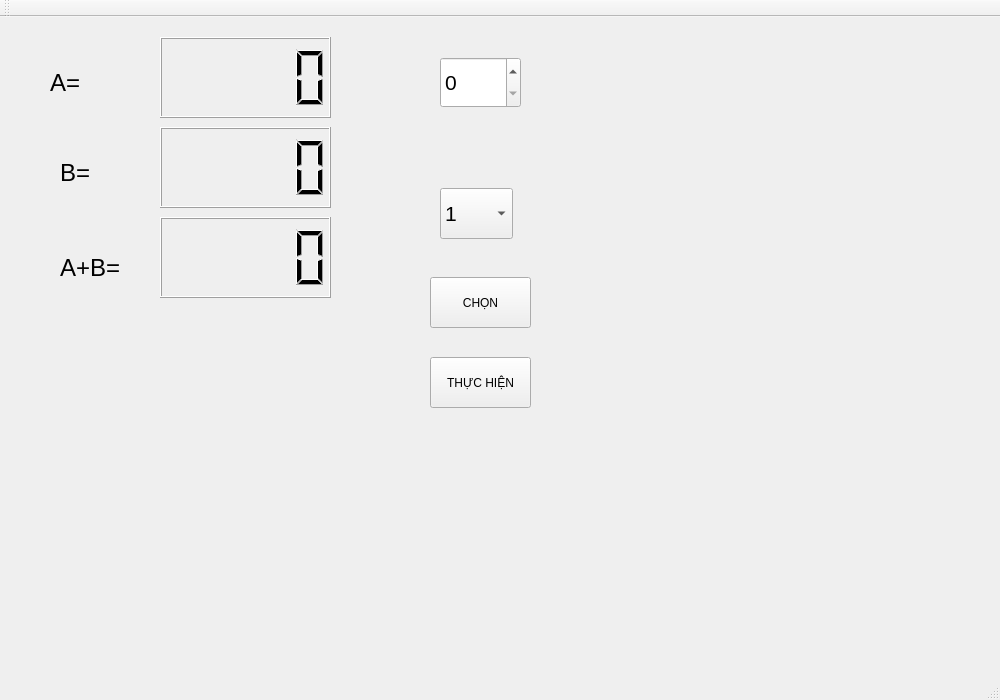
<?xml version="1.0" encoding="UTF-8"?>
<ui version="4.0">
 <class>MainWindow</class>
 <widget class="QMainWindow" name="MainWindow">
  <property name="geometry">
   <rect>
    <x>0</x>
    <y>0</y>
    <width>1000</width>
    <height>700</height>
   </rect>
  </property>
  <property name="windowTitle">
   <string>MainWindow</string>
  </property>
  <widget class="QWidget" name="centralWidget">
   <widget class="QLabel" name="label_a">
    <property name="geometry">
     <rect>
      <x>50</x>
      <y>50</y>
      <width>81</width>
      <height>31</height>
     </rect>
    </property>
    <property name="font">
     <font>
      <pointsize>18</pointsize>
     </font>
    </property>
    <property name="text">
     <string>A=</string>
    </property>
    <property name="textFormat">
     <enum>Qt::PlainText</enum>
    </property>
   </widget>
   <widget class="QLabel" name="label_b">
    <property name="geometry">
     <rect>
      <x>60</x>
      <y>140</y>
      <width>41</width>
      <height>31</height>
     </rect>
    </property>
    <property name="font">
     <font>
      <pointsize>18</pointsize>
     </font>
    </property>
    <property name="text">
     <string>B=</string>
    </property>
   </widget>
   <widget class="QLabel" name="label_AB">
    <property name="geometry">
     <rect>
      <x>60</x>
      <y>230</y>
      <width>61</width>
      <height>41</height>
     </rect>
    </property>
    <property name="font">
     <font>
      <pointsize>18</pointsize>
     </font>
    </property>
    <property name="text">
     <string>A+B=</string>
    </property>
   </widget>
   <widget class="QLCDNumber" name="lcdNumber_a">
    <property name="geometry">
     <rect>
      <x>160</x>
      <y>20</y>
      <width>171</width>
      <height>81</height>
     </rect>
    </property>
   </widget>
   <widget class="QLCDNumber" name="lcdNumber_b">
    <property name="geometry">
     <rect>
      <x>160</x>
      <y>110</y>
      <width>171</width>
      <height>81</height>
     </rect>
    </property>
   </widget>
   <widget class="QLCDNumber" name="lcdNumber_c">
    <property name="geometry">
     <rect>
      <x>160</x>
      <y>200</y>
      <width>171</width>
      <height>81</height>
     </rect>
    </property>
   </widget>
   <widget class="QSpinBox" name="spinBox">
    <property name="geometry">
     <rect>
      <x>440</x>
      <y>40</y>
      <width>81</width>
      <height>51</height>
     </rect>
    </property>
    <property name="font">
     <font>
      <pointsize>16</pointsize>
     </font>
    </property>
   </widget>
   <widget class="QComboBox" name="comboBox">
    <property name="geometry">
     <rect>
      <x>440</x>
      <y>171</y>
      <width>73</width>
      <height>51</height>
     </rect>
    </property>
    <property name="font">
     <font>
      <pointsize>16</pointsize>
     </font>
    </property>
    <item>
     <property name="text">
      <string>1</string>
     </property>
    </item>
    <item>
     <property name="text">
      <string>2</string>
     </property>
    </item>
    <item>
     <property name="text">
      <string>3</string>
     </property>
    </item>
    <item>
     <property name="text">
      <string>4</string>
     </property>
    </item>
    <item>
     <property name="text">
      <string>5</string>
     </property>
    </item>
    <item>
     <property name="text">
      <string>6</string>
     </property>
    </item>
    <item>
     <property name="text">
      <string>7</string>
     </property>
    </item>
    <item>
     <property name="text">
      <string>8</string>
     </property>
    </item>
    <item>
     <property name="text">
      <string>9</string>
     </property>
    </item>
    <item>
     <property name="text">
      <string>11</string>
     </property>
    </item>
    <item>
     <property name="text">
      <string>12</string>
     </property>
    </item>
    <item>
     <property name="text">
      <string>13</string>
     </property>
    </item>
    <item>
     <property name="text">
      <string>14</string>
     </property>
    </item>
   </widget>
   <widget class="QPushButton" name="pushButton_chon">
    <property name="geometry">
     <rect>
      <x>430</x>
      <y>260</y>
      <width>101</width>
      <height>51</height>
     </rect>
    </property>
    <property name="text">
     <string>CHỌN</string>
    </property>
   </widget>
   <widget class="QPushButton" name="pushButton_thuchien">
    <property name="geometry">
     <rect>
      <x>430</x>
      <y>340</y>
      <width>101</width>
      <height>51</height>
     </rect>
    </property>
    <property name="text">
     <string>THỰC HIỆN</string>
    </property>
   </widget>
   <zorder>pushButton_chon</zorder>
   <zorder>label_a</zorder>
   <zorder>label_b</zorder>
   <zorder>label_AB</zorder>
   <zorder>lcdNumber_a</zorder>
   <zorder>lcdNumber_b</zorder>
   <zorder>lcdNumber_c</zorder>
   <zorder>spinBox</zorder>
   <zorder>comboBox</zorder>
   <zorder>pushButton_thuchien</zorder>
  </widget>
  <widget class="QMenuBar" name="menuBar">
   <property name="geometry">
    <rect>
     <x>0</x>
     <y>0</y>
     <width>1000</width>
     <height>26</height>
    </rect>
   </property>
  </widget>
  <widget class="QToolBar" name="mainToolBar">
   <attribute name="toolBarArea">
    <enum>TopToolBarArea</enum>
   </attribute>
   <attribute name="toolBarBreak">
    <bool>false</bool>
   </attribute>
  </widget>
  <widget class="QStatusBar" name="statusBar"/>
 </widget>
 <layoutdefault spacing="6" margin="11"/>
 <resources/>
 <connections/>
</ui>
